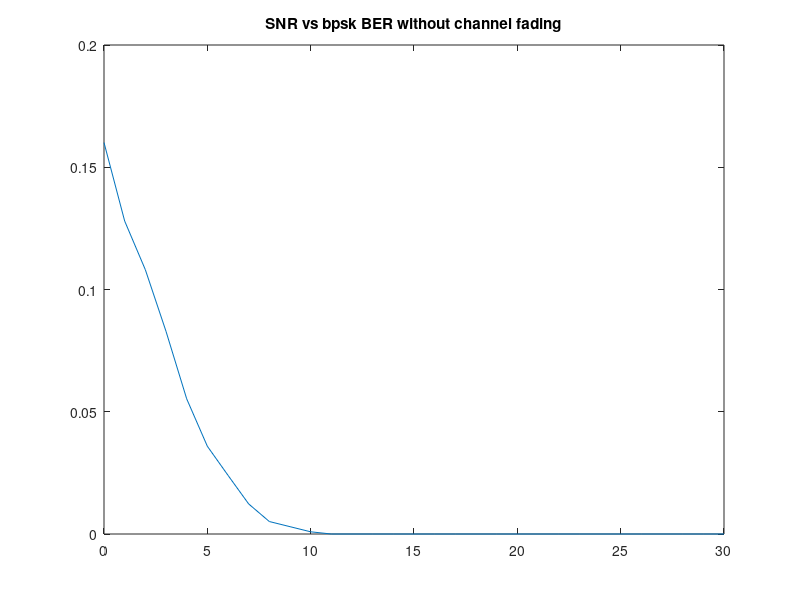
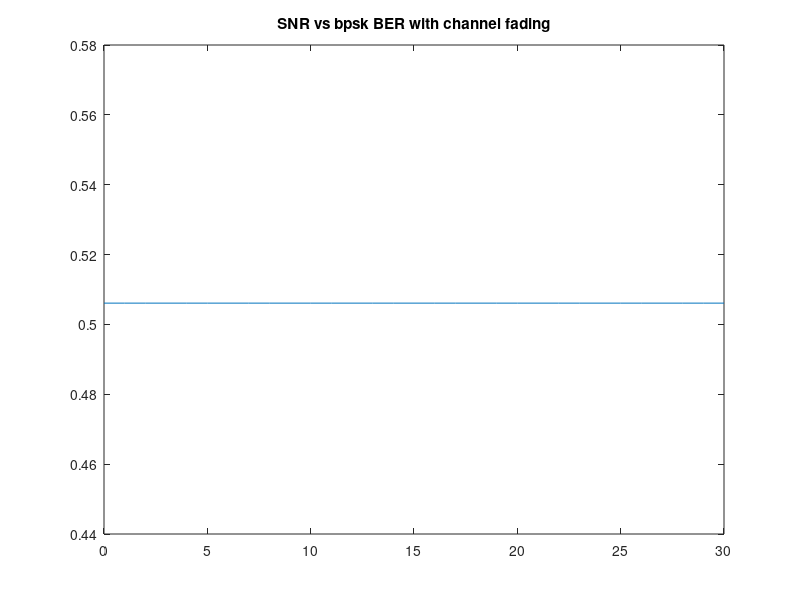

MATLAB code for these plots, in order:
clc
clear all 
close all

size=10000;

%generate random binary input
input=round(rand(1,size))
phi1=1;

%--------------------------------------------------------------------------
%without fading
% 1-coherent BPSK
%polar NRZ level encoder 
nrz=input;

for i=1:1:(size)
    if input(i)==0
      nrz(i)=-1;
    end    
end
%multiplying signal with phi1
bpsk=phi1.*nrz;



%channel
ppp=1;
for SNR=0:1:30
bpskc=awgn(bpsk,SNR);



%demodulation
bpsk1=phi1.*bpskc;
bpsk2=[];
for i=1:1:(size)
    temp=bpsk1(i);
    if temp>0
        bpsk2(i)=1;
    else
        bpsk2(i)=0;
    end
end

 BERbpsk(ppp)=sum(xor(bpsk2,input))/length(input);
 ppp=ppp+1;
end

%--------------------------------------------------------------------------
%with fading
% 1-coherent BPSK
%polar NRZ level encoder 
nrz=input;

for i=1:1:(size)
    if input(i)==0
      nrz(i)=-1;
    end    
end
%multiplying signal with phi1
bpsk=phi1.*nrz;



%channel
ppp=1;
for SNR=0:1:30

h=randn(1,size)+(j.*randn(1,size));
sh=bpsk.*h;
bpskc=awgn(sh,SNR);
% Ps=sum((input.^2))/size;
% Pn=Ps/(10^(SNR/10));
% n=sqrt(Pn);
% bpskc=sh+n;

%demodulation
bpskc=real(bpskc);
bpskc=bpskc./h;
bpsk1=phi1.*bpskc;
bpsk2=[];
for i=1:1:(size)
    temp=bpsk1(i);
    if temp>0
        bpsk2(i)=1;
    else
        bpsk2(i)=0;
    end
end

 BERbpsk1(ppp)=sum(xor(bpsk2,input))/length(input);
 ppp=ppp+1;
end

SNR=0:1:30;
plot(SNR,BERbpsk)
title('SNR vs bpsk BER without channel fading');
figure();
plot(SNR,BERbpsk1)
title('SNR vs bpsk BER with channel fading');
